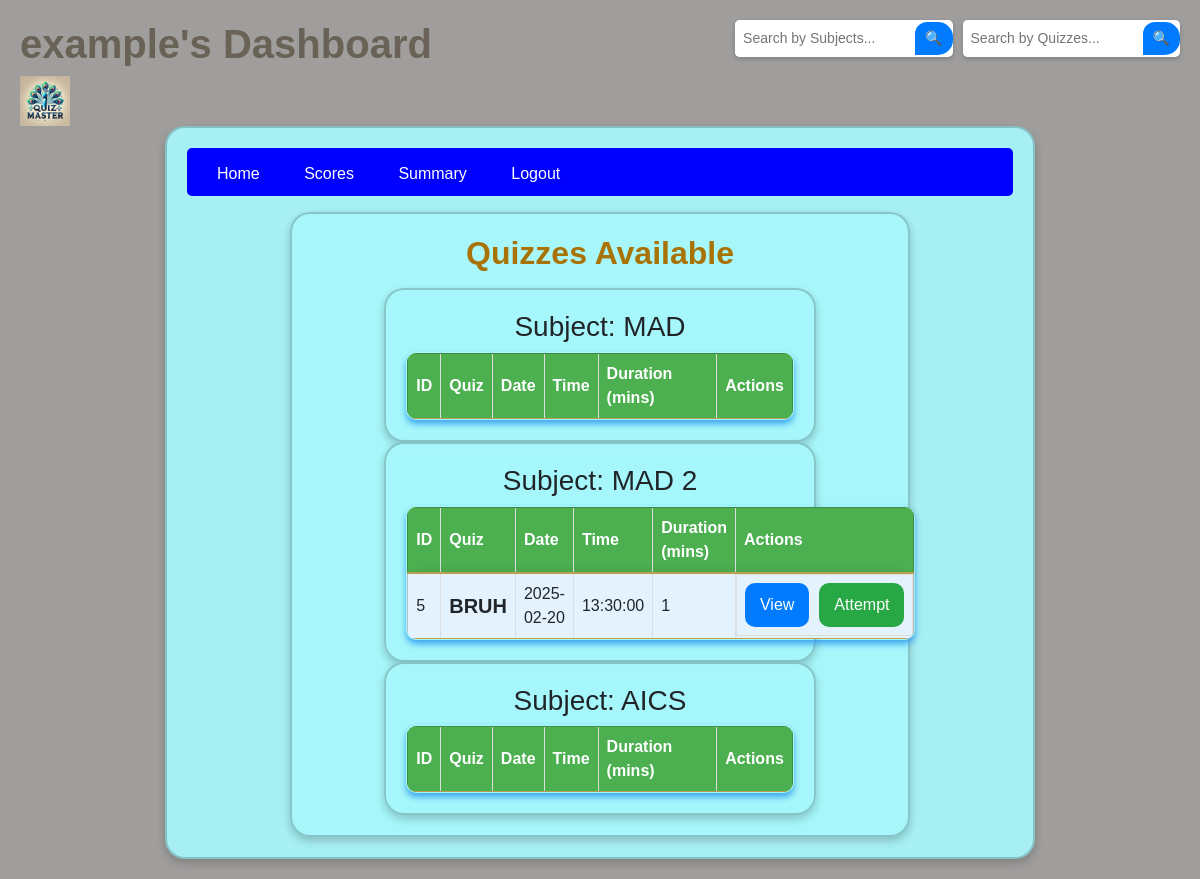
The app's page /dashboard (signed in) with its own data.
### model/model.py (models this page shows)
class User(db.Model):
    __tablename__ = "users"
    id = db.Column(db.Integer, primary_key=True)
    username = db.Column(db.String(50), nullable=False, unique = True)
    email = db.Column(db.String(50), nullable=False, unique = True)
    password = db.Column(db.String(50), nullable=False)
    roles = db.Column(db.String(10), nullable=False, default="Student")  # 'admin' or 'student'
    scores = db.relationship("Score", back_populates="user")

class Subject(db.Model):
    __tablename__ = "subjects"
    id = db.Column(db.Integer, primary_key=True)
    name = db.Column(db.String(100), nullable=False)
    description = db.Column(db.String(700), nullable=True)
    chapters = db.relationship("Chapter", back_populates="subject", cascade="all, delete-orphan")

class Quiz(db.Model):
    __tablename__ = "quizzes"
    id = db.Column(db.Integer, primary_key=True)
    title = db.Column(db.String(100), nullable=False)
    chapter_id = db.Column(db.Integer, db.ForeignKey("chapters.id"), nullable=False)
    date = db.Column(db.Date, nullable=False)
    time = db.Column(db.Time, nullable=False)
    duration = db.Column(db.Integer, nullable=False)
    rules = db.Column(db.String(500), nullable=True)
    chapter = db.relationship("Chapter", back_populates="quizzes")
    questions = db.relationship("Question", back_populates="quiz", cascade="all, delete-orphan")
    scores = db.relationship("Score", back_populates="quiz", cascade="all, delete-orphan")
    user_responses = db.relationship("UserResponse", cascade="all, delete-orphan")

### controllers/controllers.py (the view)
@controllers.route('/dashboard')
def user_dashboard():
    if 'user_id' not in session :
        flash('Please log in to access the dashboard.')
        return redirect(url_for('controllers.login'))
    search_query = request.args.get('search_sub', '').strip()  # Get search query from URL
    if search_query:
        subjects = Subject.query.filter(Subject.name.ilike(f"%{search_query}%")).all()  # Case-insensitive search
    else:
        subjects = Subject.query.all()  # Fetch all subjects for the dashboard
    user = User.query.get(session['user_id'])
    search_query_1 = request.args.get('search_quiz', '').strip()  # Get search query from URL
    if search_query_1:
        quizzes = Quiz.query.filter(Quiz.title.ilike(f"%{search_query_1}%")).all()  # Case-insensitive search
    else:
        quizzes = Quiz.query.all()  # Fetch all quizzes
    current_time = datetime.now()
    upcoming_quizzes = [] #for now the quizzes will go away automically when the time has expired, not interfering with "if attmepted then disappear".
    for quiz in quizzes:
        if quiz.date and quiz.time:  # Ensure both date and time exist
            quiz_datetime = datetime.combine(quiz.date, quiz.time)  # Merge date and time (EXTERNAL SOURCE)
            if quiz_datetime >= current_time:  # Only show upcoming quizzes
                upcoming_quizzes.append(quiz)
    return render_template('user_dashboard.html', user=user, quizzes=upcoming_quizzes, subjects = subjects , search_query=search_query , search_query_1=search_query_1)

### templates/user_dashboard.html (shortened to what this page needs)
<!DOCTYPE html>
<html lang ="en">
<head>
    <link href="https://stackpath.bootstrapcdn.com/bootstrap/4.5.2/css/bootstrap.min.css" rel="stylesheet">
</head>
<body>
    <h1 class="welcome-text">{{ user.username }}'s Dashboard</h1>
    <header>
        <img src="{{ url_for('static', filename='images/logo.png') }}" alt="Quiz Master Logo" width="50">
    </header>
    <div class="dashboard-container">
    <div class="nav-bar">
        <div class="mt-1">
            <a href="{{ url_for('controllers.user_dashboard') }}">Home</a>
            <a></a>
            <a href="{{ url_for('controllers.scores') }}">Scores</a>
            <a></a>
            <a href="{{ url_for('controllers.user_summary') }}">Summary</a>
            <a></a>
            <a href="{{ url_for('controllers.logout_user') }}">Logout</a>
            <div class="search-container">
                <form method="GET" action="{{ url_for('controllers.user_dashboard') }}" class="search-form">
                    <input type="text" name="search_sub" value="{{ search_query }}" placeholder="Search by Subjects...">
                    <button type="submit">🔍</button>
                </form>
                <form method="GET" action="{{ url_for('controllers.user_dashboard') }}" class="search-form">
                    <input type="text" name="search_quiz" value="{{ search_query_1 }}" placeholder="Search by Quizzes...">
                    <button type="submit">🔍</button>
                </form>
            </div>
        </div>
    </div>
    <div class="dashboard-container">
        <h2 class='q'>Quizzes Available</h2>
            {% for sub in subjects  %}
            <div class="dashboard-container">
                <h3>Subject: {{ sub.name }} </h3>
                <table class="chapter-table">
                    <thead>
                        <tr class="quiz-box">
                            <th>ID</th>
                            <th>Quiz</th>
                            <th>Date</th>
                            <th>Time</th>
                            <th>Duration (mins)</th>
                            <th>Actions</th>
                        </tr>
                    </thead>
                    <tbody>
                        {% for quiz in quizzes %}
                        <div>
                                {% if quiz.chapter.subject.name == sub.name %}
                                    <tr class="quiz-box">
                                        <td >{{ quiz.id }}</td>
                                        <td class="quiz-title">{{ quiz.title }}</td>
                                        <td>{{ quiz.date }}</td>
                                        <td>{{ quiz.time }}</td>
                                        <td>{{ quiz.duration }}</td>
                                        <td class="buttons">
                                            <a href="{{ url_for('controllers.view_quiz', quiz_id=quiz.id) }}">
                                                <button class="btn btn-view">View</button>
                                            </a>
                                            <a href="{{ url_for('controllers.start_quiz', quiz_id=quiz.id) }}">
                                                <button class="btn btn-attempt" onclick="return confirm('Are you sure you want to attempt Quiz : {{quiz.title}}?');">Attempt</button>
                                            </a>
                                        </td>
                                    </tr>
                                {% endif %}
                        </div>
                        {% endfor %}
                    </tbody>
                </table>
            </div>
            {% endfor %}
    </div>
    </div>
</body>
</html>

### templates/user_dashboard.html (style rules this page uses)
body { font-family: Arial, sans-serif; margin: 0; padding: 20px; background-color: rgb(160, 157, 157); }
.search-container { position: absolute; right: 20px; top: 20px; }
.search-container input[type="text"] { padding: 8px; font-size: 14px; }
.search-container button { padding: 8px; font-size: 14px; }
table { width: 100%; border-collapse: collapse; margin-bottom: 20px; margin:auto; box-shadow: 0px 4px 6px rgba(43, 153, 237, 0.86); overflow: hidden; border-radius: 10px; }
table, th, td { border: 1px solid #ddd; }
th, td { padding: 10px; text-align: left; }
th { background-color: #4CAF50; color: white; }
.dashboard-container { max-width: 1200px; width: 75%; margin: auto; background: white; padding: 20px; border-radius: 10px; box-shadow: 0px 0px 10px hsla(219, 69.30%, 60.40%, 0.40); }
.nav-bar { display: flex; justify-content: space-between; align-items: center; background: blue; padding: 10px 20px; color: white; border-radius: 5px; }
.nav-bar a { color: white; text-decoration: none; font-size: 16px; padding: 5px 10px; transition: all 0.3s ease-in-out; }
.search-container { display: flex; gap: 10px; align-items: center; }
.search-form { display: flex; align-items: center; background: white; border-radius: 5px; box-shadow: 0px 2px 5px rgba(0, 0, 0, 0.2); }
.search-form input { padding: 6px; font-size: 14px; width: 180px; border: none; outline: none; border-radius: 5px 0 0 5px; }
.search-form button { background-color: #007bff; color: white; border: none; padding: 6px 10px; font-size: 14px; cursor: pointer; border-radius: 12px 15px 15px 0; }
.chapter-table tr { border-bottom: 2px solid rgb(189, 158, 81); }
.chapter-table th, .chapter-table td { border: 1px solid #ddd; padding: 8px; text-align: left; }
.dashboard-container { width: 75%; background: hsla(183, 91.40%, 81.80%, 0.92); padding: 20px; border-radius: 20px; box-shadow: 0px 4px 8px rgba(0, 0, 0, 0.2); border: 2px solid rgba(0, 0, 0, 0.2); text-align: center; }
.quiz-box { padding: 15px; margin: 15px 0; border-radius: 15px; background: #e3f2fd; box-shadow: 0px 4px 12px rgba(0, 0, 0, 0.3); border: 2px solid rgba(0, 0, 0, 0.2); justify-content: space-between; align-items: center; }
.quiz-title { font-size: 20px; font-weight: bold; }
.buttons { display: flex; gap: 10px; }
.btn { padding: 10px 15px; border: none; border-radius: 10px; cursor: pointer; font-size: 16px; }
.btn-view { background-color: #007bff; color: white; }
.btn-attempt { background-color: #28a745; color: white; }
h1.welcome-text { color:hsl(43, 9.50%, 37.30%); font-weight: bold; animation: textGlow 3s infinite alternate; }
h2.q { color:hsl(40, 95.40%, 33.90%); font-weight: bold; }

### records on screen
User: username "example"
Subject: name "MAD"
Subject: name "MAD 2"
Quiz: id "5", title "BRUH", date "2025-02-20", time "13:30:00", duration "1"
Subject: name "AICS"
